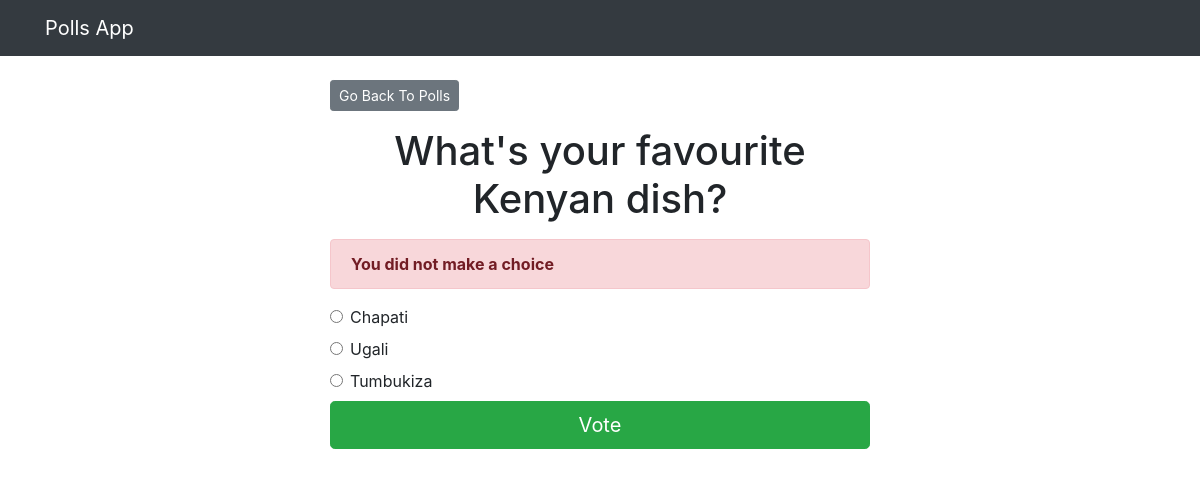
/polls/2/vote/, run on the app's committed database.
### polls/models.py (models this page shows, shortened)
class Question(models.Model):
    question_text = models.CharField(max_length=200)
    pub_date = models.DateTimeField('date published')

class Choice(models.Model):
    question = models.ForeignKey(Question, on_delete=models.CASCADE)
    choice_text = models.CharField(max_length=200)
    votes = models.IntegerField(default=0)

### polls/views.py (the view, shortened to what this page needs)
# urls.py: path('<int:question_id>/vote/', views.vote, name='vote')
def vote(request, question_id):
    question = get_object_or_404(Question, pk=question_id)
    try:
        selected_choice = question.choice_set.get(pk=request.POST['choice'])
    except (KeyError, Choice.DoesNotExist):
        return render(request, 'polls/detail.html',{
            'question':question,
            'error_message':"You did not make a choice",
        })

### templates/polls/detail.html (shortened to what this page needs)
{% extends 'base.html' %}
{% block content %}
    <a class="btn btn-secondary btn-sm mb-3" href="{% url 'polls:index'%}">Go Back To Polls</a>
    <h1 class="text-center mb-3">{{ question.question_text }}</h1>
    {% if error_message %}
        <p class="alert alert-danger">
            <strong>{{ error_message }}</strong>
        </p>
    {% endif %}
    <form action="{% url 'polls:vote' question.id %}" method="post">
    {% for choice in question.choice_set.all %}
        <div class="form-check">
            <input type="radio"
                   name="choice"
                   class="form-check-input"
                   id="choice{{ forloop.counter }}"
                   value="{{ choice.id }}">
        <label for="choice{{ forloop.counter}}">{{ choice.choice_text }}</label>
        </div>
    {% endfor %}
    <input class ="btn btn-success btn-lg btn-block mt-t"type="submit" value="Vote" >
    </form>
{% endblock%}

### data on the page
Question: question_text "What's your favourite Kenyan dish?"
Choice: choice_text "Chapati"
Choice: choice_text "Ugali"
Choice: choice_text "Tumbukiza"

### other printed values
{{ error_message }} "You did not make a choice"
